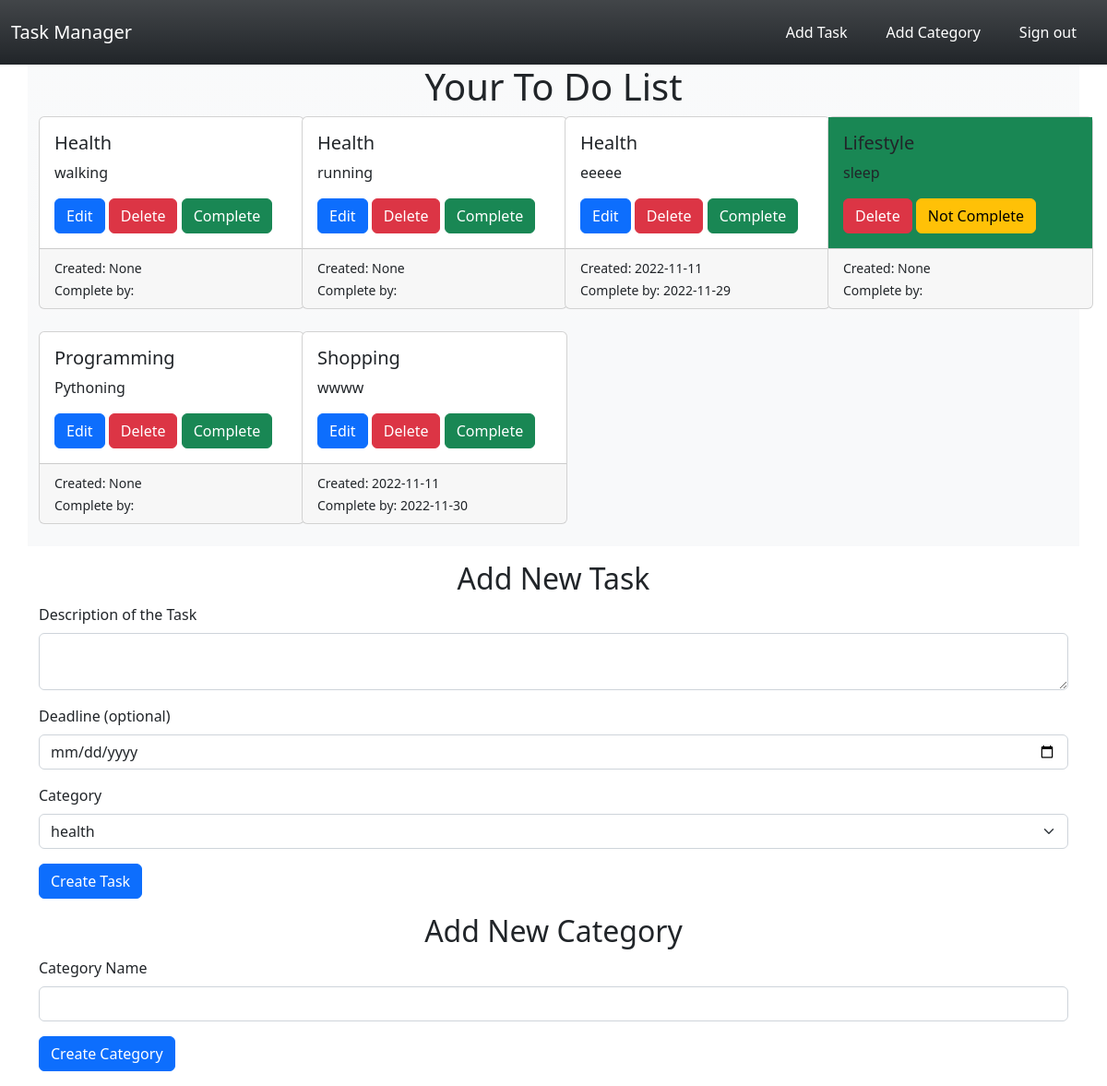
Screenshot of / (signed in) with the database file from the repository.
### todo/models.py (models this page shows)
class ToDo(db.Model):
    id = db.Column(db.Integer, primary_key=True)
    description = db.Column(db.String(500))
    is_completed = db.Column(db.Boolean, default=False)
    create_date = db.Column(db.Date, default=datetime.date.today())
    deadline = db.Column(db.Date)
    category_id = db.Column(db.Integer, db.ForeignKey("category.id"))
    user_id = db.Column(db.Integer, db.ForeignKey("user.id"))

class Category(db.Model):
    id = db.Column(db.Integer, primary_key=True)
    name = db.Column(db.String(250), unique=True, nullable=False)
    todos = db.relationship("ToDo", backref="category", lazy="joined")

### todo/routes.py (the view)
@app.route("/")
def home():
    tasks = db.session.query(ToDo).filter_by(
        user_id=current_user.get_id()).order_by(
         ToDo.category_id
    )
    task_form = CreateTaskForm()
    task_form.category.choices = get_categories()
    category_form = CreateCategoryForm()
    return render_template("home.html", tasks=tasks,
                           task_form=task_form, category_form=category_form)

### todo/forms.py (shortened to what this page needs)
class CreateTaskForm(FlaskForm):
    description = TextAreaField("Description of the Task", validators=[DataRequired()])
    category = SelectField("Category", choices=get_categories(),
                           coerce=int)
    deadline = DateField("Deadline (optional)", validators=[Optional()])
    submit = SubmitField("Create Task")

class CreateCategoryForm(FlaskForm):
    name = StringField("Category Name", validators=[DataRequired()])
    submit = SubmitField("Create Category")

### todo/forms.py (called while the page is built)
def get_categories():
    try:
        choices = [(category.id, category.name)
                   for category in current_user.categories]
        choices.append((0, ""))
        return choices
    except AttributeError:
        return 0, ""

### todo/routes.py (called while the page is built)
@login_manager.user_loader
def load_user(user_id):
    user = User.query.get(user_id)
    return user

### todo/templates/home.html (shortened to what this page needs)
{% extends "index.html" %}
{% block content %}
{% if current_user.is_authenticated %}
<div class="container justify-content-center bg-light bg-gradient">
    <div class="row">
        <div class="text-center">
            <h1>Your To Do List</h1>
        </div>
        {% for task in tasks %}
        <div class="col-lg-3 col-md-6 mb-4">
            <div class="card" style="width: 18rem;">
              <div class="card-body {% if task.is_completed %} bg-success {% endif %}">
                <h5 class="card-title">{{ task.category.name|title() }}</h5>
                <p class="card-text">{{ task.description }}</p>
                 {% if not task.is_completed %}
                <a href="{{ url_for('update_task', task_id=task.id) }}" class="btn btn-primary">Edit</a>
                <a href="{{ url_for('delete_task', task_id=task.id) }}" class="btn btn-danger">Delete</a>
                <a href="{{ url_for('complete_task', task_id=task.id) }}" class="btn btn-success">Complete</a>
                 {% else %}
                <a href="{{ url_for('delete_task', task_id=task.id) }}" class="btn btn-danger">Delete</a>
                <a href="{{ url_for('complete_task', task_id=task.id) }}" class="btn btn-warning">Not Complete</a>
                 {% endif %}
              </div>
                <div class="card-footer">
                 <small class="text-start">Created: {{ task.create_date }}</small><br>
                 <small class="text-end">Complete by: {% if task.deadline %}{{ task.deadline }} {%endif %} </small>
                </div>
            </div>
        </div>
    {% endfor %}
    </div>
</div>
<div class="container mt-3">
    <div class="container text-center">
        <h2>Add New Task</h2>
    </div>
    <form method="POST" action="{{ url_for('add_task') }}">
        <div class="mb-3">
            {{ task_form.description.label(class="form-label") }}
            {{ task_form.description(size=20, class="form-control") }}
        </div>
        <div class="mb-3">
            {{ task_form.deadline.label(class="form-label") }}
            {{ task_form.deadline(class="form-control") }}
        </div>
        <div class="mb-3">
            {{ task_form.category.label(class="form-label") }}
            {{ task_form.category(class="form-select") }}
        </div>
        <div class="mb-3">
            {{ task_form.submit(class="btn btn-primary") }}
        </div>
    </form>
</div>
<div class="container mt-3">
    <div class="container text-center">
        <h2>Add New Category</h2>
    </div>
    <form method="POST" action="{{ url_for('add_category') }}">
        <div class="mb-3">
            {{ category_form.name.label(class="form-label") }}
            {{ category_form.name(size=20, class="form-control") }}
        </div>
        <div class="mb-3">
            {{ category_form.submit(class="btn btn-primary") }}
        </div>
    </form>
</div>
{% else %}
<div class="container text-center">
    <p>Please log in to use the app.</p>
</div>
{% endif %}
{% endblock %}

### rows the page displays
ToDo: category.name "Health", description "walking", create_date "None"
ToDo: category.name "Health", description "running", create_date "None"
ToDo: category.name "Health", description "eeeee", create_date "2022-11-11", deadline "2022-11-29"
ToDo: category.name "Lifestyle", description "sleep", create_date "None"
ToDo: category.name "Programming", description "Pythoning", create_date "None"
ToDo: category.name "Shopping", description "wwww", create_date "2022-11-11", deadline "2022-11-30"

### other values shown
{{ task_form.description.label(class="form-label") }} "Description of the Task"
{{ task_form.deadline.label(class="form-label") }} "Deadline (optional)"
{{ task_form.category.label(class="form-label") }} "Category"
{{ category_form.name.label(class="form-label") }} "Category Name"
